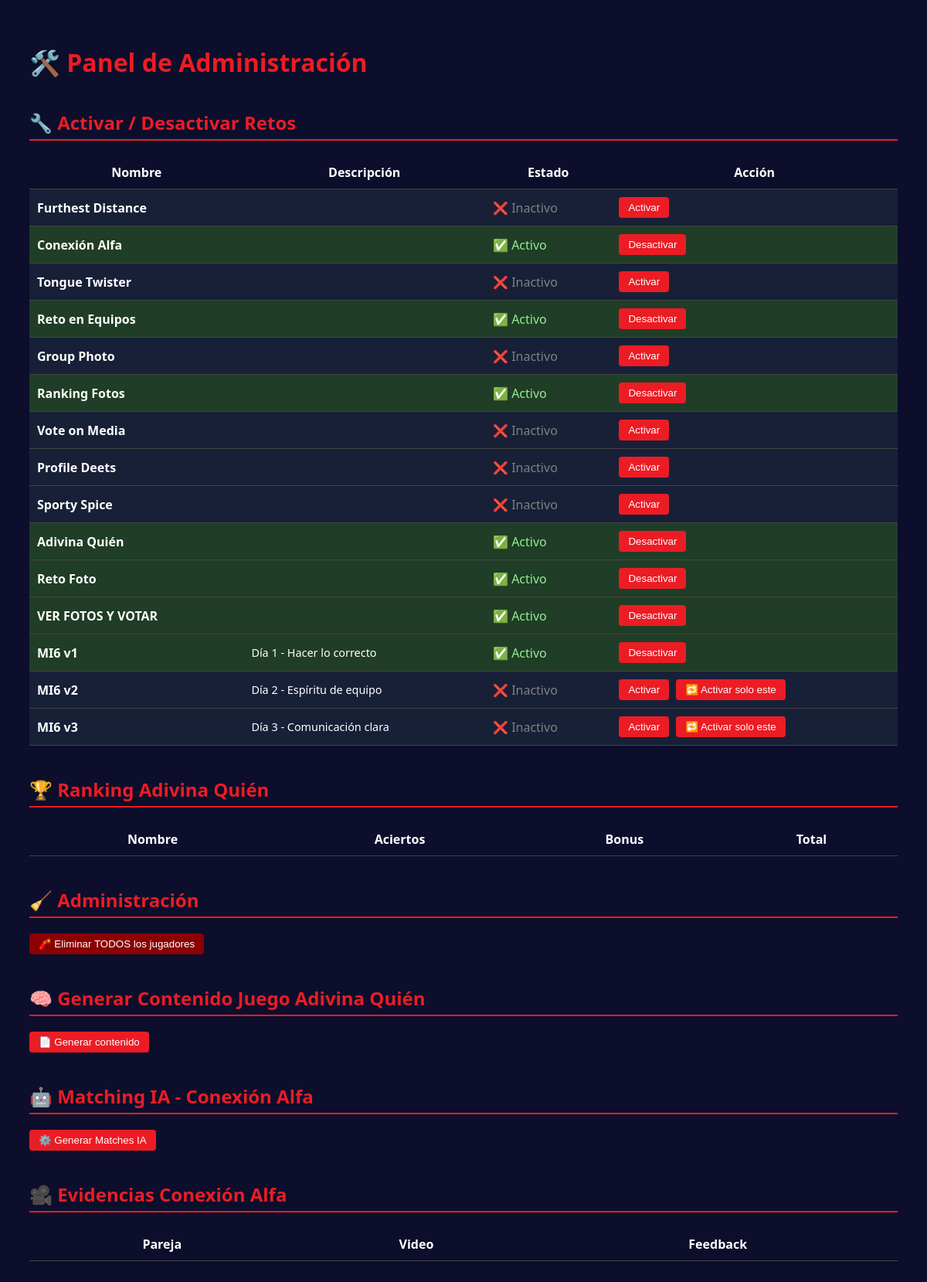
Screenshot of /admin_panel with the database file from the repository.
### tables this page shows
CREATE TABLE retos (
    id INTEGER PRIMARY KEY AUTOINCREMENT,
    nombre TEXT NOT NULL,
    puntos INTEGER NOT NULL,
    tipo TEXT CHECK(tipo IN ('individual', 'equipo')) NOT NULL,
    activo INTEGER DEFAULT 0
);

### app.py (the view, shortened to what this page needs)
@app.route('/admin_panel', methods=['GET', 'POST'])
def admin_panel():
    conn = get_db_connection()
    retos = conn.execute("SELECT * FROM retos").fetchall()
    resultados = conn.execute("SELECT * FROM adivina_resultados ORDER BY puntos_extra DESC").fetchall()
    matches_conexion = conn.execute("SELECT * FROM conexion_alfa_matches").fetchall()
    conn.close()
    return render_template(
        "admin_panel.html",
        retos=retos,
        resultados=resultados,
        matches_conexion=matches_conexion
    )

### app.py (called while the page is built)
def get_db_connection():
    conn = sqlite3.connect('database.db')
    conn.row_factory = sqlite3.Row
    return conn

@app.before_request
def make_session_permanent():
    session.permanent = True

### templates/admin_panel.html (shortened to what this page needs)
<!DOCTYPE html>
<html lang="es">
<head>
</head>
<body>
<h1>🛠️ Panel de Administración</h1>
<h2>🔧 Activar / Desactivar Retos</h2>
<table>
  <tr><th>Nombre</th><th>Descripción</th><th>Estado</th><th>Acción</th></tr>
  {% for reto in retos %}
    {% set descripcion = (
      'Día 1 - Hacer lo correcto' if reto.nombre == 'MI6 v1'
      else 'Día 2 - Espíritu de equipo' if reto.nombre == 'MI6 v2'
      else 'Día 3 - Comunicación clara' if reto.nombre == 'MI6 v3'
      else ''
    ) %}
    <tr style="background-color: {{ '#182038' if not reto.activo else '#203d27' }};">
      <td><strong>{{ reto.nombre }}</strong></td>
      <td style="font-size: 0.9em;">{{ descripcion }}</td>
      <td class="{{ 'activo' if reto.activo else 'inactivo' }}">
        {{ '✅ Activo' if reto.activo else '❌ Inactivo' }}
      </td>
      <td>
        <form method="POST" action="/admin_panel" style="display:inline;">
          <button type="submit">{{ 'Desactivar' if reto.activo else 'Activar' }}</button>
        </form>
        {% if 'MI6' in reto.nombre and not reto.activo %}
          <form method="POST" action="/admin_panel" style="display:inline; margin-left: 5px;">
            <button type="submit">🔁 Activar solo este</button>
          </form>
        {% endif %}
      </td>
    </tr>
  {% endfor %}
</table>
<h2>🏆 Ranking Adivina Quién</h2>
<table>
  <tr><th>Nombre</th><th>Aciertos</th><th>Bonus</th><th>Total</th></tr>
</table>
<h2>🧹 Administración</h2>
<form method="POST" action="/eliminar_todos_los_jugadores" onsubmit="return confirm('¿Eliminar jugadores y toda la data?');">
  <button type="submit" style="background: darkred;">🧨 Eliminar TODOS los jugadores</button>
</form>
<h2>🧠 Generar Contenido Juego Adivina Quién</h2>
<form method="POST" action="/generar_contenido_adivina" onsubmit="return confirm('¿Regenerar contenido de Adivina Quién?');">
  <button type="submit">📄 Generar contenido</button>
</form>
<h2>🤖 Matching IA - Conexión Alfa</h2>
<form method="POST" action="/generar_matches_conexion_alfa" onsubmit="return confirm('¿Ejecutar matching con IA nuevamente?');">
  <button type="submit">⚙️ Generar Matches IA</button>
</form>
<h2>🎥 Evidencias Conexión Alfa</h2>
<table>
  <tr>
    <th>Pareja</th>
    <th>Video</th>
    <th>Feedback</th>
  </tr>
</table>
</body>
</html>

### templates/admin_panel.html (style rules this page uses)
body { font-family: 'Segoe UI', sans-serif; background-color: #0c0e2c; color: white; padding: 30px; }
h1, h2 { color: #ec1c24; }
h2 { border-bottom: 2px solid #ec1c24; padding-bottom: 5px; margin-top: 40px; }
table { width: 100%; margin-top: 15px; border-collapse: collapse; }
th, td { padding: 10px; border-bottom: 1px solid #444; }
tr:nth-child(even) { background-color: #1f2140; }
button { background: #ec1c24; color: white; padding: 6px 12px; border: none; border-radius: 4px; cursor: pointer; }
.activo { color: lightgreen; }
.inactivo { color: gray; }

### rows the page displays
retos: nombre "Furthest Distance", activo "❌ Inactivo", activo "Activar"
retos: nombre "Conexión Alfa", activo "✅ Activo", activo "Desactivar"
retos: nombre "Tongue Twister", activo "❌ Inactivo", activo "Activar"
retos: nombre "Reto en Equipos", activo "✅ Activo", activo "Desactivar"
retos: nombre "Group Photo", activo "❌ Inactivo", activo "Activar"
retos: nombre "Ranking Fotos", activo "✅ Activo", activo "Desactivar"
retos: nombre "Vote on Media", activo "❌ Inactivo", activo "Activar"
retos: nombre "Profile Deets", activo "❌ Inactivo", activo "Activar"
retos: nombre "Sporty Spice", activo "❌ Inactivo", activo "Activar"
retos: nombre "Adivina Quién", activo "✅ Activo", activo "Desactivar"
retos: nombre "Reto Foto", activo "✅ Activo", activo "Desactivar"
retos: nombre "VER FOTOS Y VOTAR", activo "✅ Activo", activo "Desactivar"
retos: nombre "MI6 v1", descripcion "Día 1 - Hacer lo correcto", activo "✅ Activo", activo "Desactivar"
retos: nombre "MI6 v2", descripcion "Día 2 - Espíritu de equipo", activo "❌ Inactivo", activo "Activar"
retos: nombre "MI6 v3", descripcion "Día 3 - Comunicación clara", activo "❌ Inactivo", activo "Activar"
